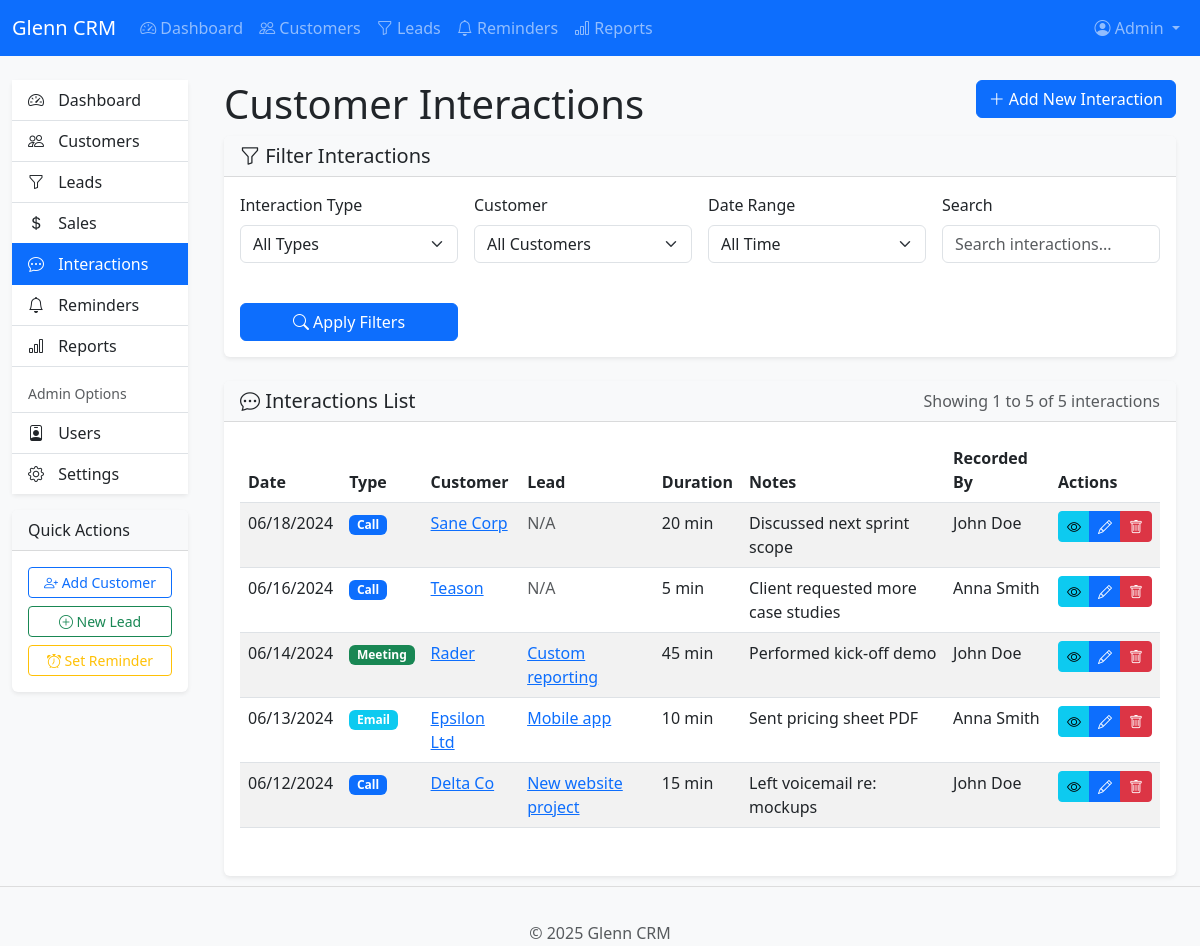
/glenncrm/index.php?page=interactions (signed in), run on the app's committed database.
### tables this page shows
CREATE TABLE `settings` (
  `setting_id` int(11) NOT NULL,
  `setting_name` varchar(50) NOT NULL,
  `setting_value` text DEFAULT NULL,
  `setting_description` text DEFAULT NULL,
  `is_public` tinyint(1) DEFAULT 0,
  `updated_at` timestamp NOT NULL DEFAULT current_timestamp() ON UPDATE current_timestamp()
);

CREATE TABLE `interactions` (
  `interaction_id` int(11) NOT NULL,
  `lead_id` int(11) DEFAULT NULL,
  `customer_id` int(11) DEFAULT NULL,
  `user_id` int(11) NOT NULL,
  `interaction_type` enum('call','email','meeting','other') DEFAULT NULL,
  `interaction_date` datetime NOT NULL,
  `duration` int(11) DEFAULT NULL COMMENT 'Duration in minutes',
  `notes` text DEFAULT NULL,
  `created_at` timestamp NOT NULL DEFAULT current_timestamp()
);

CREATE TABLE `customers` (
  `customer_id` int(11) NOT NULL,
  `name` varchar(100) NOT NULL,
  `email` varchar(100) DEFAULT NULL,
  `phone` varchar(20) DEFAULT NULL,
  `address` text DEFAULT NULL,
  `notes` text DEFAULT NULL,
  `status` enum('active','inactive','prospect') DEFAULT 'active',
  `assigned_to` int(11) DEFAULT NULL,
  `created_at` timestamp NOT NULL DEFAULT current_timestamp(),
  `updated_at` timestamp NULL DEFAULT NULL ON UPDATE current_timestamp()
);

CREATE TABLE `users` (
  `user_id` int(11) NOT NULL,
  `username` varchar(50) NOT NULL,
  `password_hash` varchar(255) NOT NULL,
  `email` varchar(100) NOT NULL,
  `first_name` varchar(50) NOT NULL,
  `last_name` varchar(50) NOT NULL,
  `role` enum('admin','user') DEFAULT 'user',
  `last_login` timestamp NULL DEFAULT NULL,
  `created_at` timestamp NOT NULL DEFAULT current_timestamp()
);

CREATE TABLE `leads` (
  `lead_id` int(11) NOT NULL,
  `customer_id` int(11) DEFAULT NULL,
  `title` varchar(100) NOT NULL,
  `description` text DEFAULT NULL,
  `status` enum('new','contacted','qualified','proposal','negotiation','closed_won','closed_lost') DEFAULT 'new',
  `source` varchar(100) DEFAULT NULL,
  `value` decimal(10,2) DEFAULT 0.00,
  `expected_close_date` date DEFAULT NULL,
  `priority` enum('low','medium','high') DEFAULT 'medium',
  `assigned_to` int(11) DEFAULT NULL,
  `created_at` timestamp NOT NULL DEFAULT current_timestamp(),
  `updated_at` timestamp NULL DEFAULT NULL ON UPDATE current_timestamp()
);

### glenncrm/pages/interactions.php (the view, shortened to what the rows shown need)
<?php
$action = isset($_GET['action']) ? sanitize_input($_GET['action']) : 'list';
$current_page = isset($_GET['p']) ? intval($_GET['p']) : 1;
$items_per_page = intval(get_setting('items_per_page', 10));
$offset = ($current_page - 1) * $items_per_page;
switch ($action) {
    default:
        $conditions = [];
        $params = [];
        $param_types = '';
        $where_clause = !empty($conditions) ? " WHERE " . implode(" AND ", $conditions) : "";
        $query = "SELECT i.*, c.name as customer_name, l.title as lead_title, u.first_name, u.last_name
                 FROM interactions i
                 LEFT JOIN customers c ON i.customer_id = c.customer_id
                 LEFT JOIN leads l ON i.lead_id = l.lead_id
                 LEFT JOIN users u ON i.user_id = u.user_id"
                 . $where_clause .
                 " ORDER BY i.interaction_date DESC LIMIT ?, ?";
        $stmt = $conn->prepare($query);
        $param_types .= 'ii';
        $params[] = $offset;
        $params[] = $items_per_page;
        $stmt->bind_param($param_types, ...$params);
        $stmt->execute();
        $interactions = $stmt->get_result();
?>
<div class="content-header">
    <div class="container-fluid">
        <div class="row mb-2">
            <div class="col-sm-6">
                <h1 class="m-0">Customer Interactions</h1>
            </div>
        </div>
    </div>
</div>
<section class="content">
    <div class="container-fluid">
        <div class="card">
            <div class="card-body">
                <div class="table-responsive">
                    <table class="table table-striped table-hover">
                        <thead>
                            <tr>
                                <th>Date</th>
                                <th>Type</th>
                                <th>Customer</th>
                                <th>Lead</th>
                                <th>Duration</th>
                                <th>Notes</th>
                                <th>Recorded By</th>
                                <th>Actions</th>
                            </tr>
                        </thead>
                        <tbody>
                            <?php if ($interactions->num_rows > 0): ?>
                                <?php while ($interaction = $interactions->fetch_assoc()): ?>
                                    <tr>
                                        <td><?php echo format_date($interaction['interaction_date']); ?></td>
                                        <td>
                                            <span class="badge bg-<?php
                                                echo $interaction['interaction_type'] == 'call' ? 'primary' :
                                                ($interaction['interaction_type'] == 'email' ? 'info' :
                                                ($interaction['interaction_type'] == 'meeting' ? 'success' : 'secondary'));
                                            ?>">
                                                <?php echo ucfirst($interaction['interaction_type']); ?>
                                            </span>
                                        </td>
                                        <td>
                                            <?php if ($interaction['customer_id']): ?>
                                                <a href="<?php echo BASE_URL; ?>/index.php?page=customers&action=view&id=<?php echo $interaction['customer_id']; ?>">
                                                    <?php echo $interaction['customer_name']; ?>
                                                </a>
                                            <?php else: ?>
                                                <span class="text-muted">N/A</span>
                                            <?php endif; ?>
                                        </td>
                                        <td>
                                            <?php if ($interaction['lead_id']): ?>
                                                <a href="<?php echo BASE_URL; ?>/index.php?page=leads&action=view&id=<?php echo $interaction['lead_id']; ?>">
                                                    <?php echo $interaction['lead_title']; ?>
                                                </a>
                                            <?php else: ?>
                                                <span class="text-muted">N/A</span>
                                            <?php endif; ?>
                                        </td>
                                        <td>
                                            <?php if ($interaction['duration']): ?>
                                                <?php echo $interaction['duration']; ?> min
                                            <?php else: ?>
                                                <span class="text-muted">-</span>
                                            <?php endif; ?>
                                        </td>
                                        <td>
                                            <?php
                                                $notes = $interaction['notes'];
                                                echo strlen($notes) > 50 ? substr($notes, 0, 50) . '...' : $notes;
                                            ?>
                                        </td>
                                        <td>
                                            <?php echo $interaction['first_name'] . ' ' . $interaction['last_name']; ?>
                                        </td>
                                        <td>
                                            <div class="btn-group btn-group-sm">
                                                <a href="<?php echo BASE_URL; ?>/index.php?page=interactions&action=view&id=<?php echo $interaction['interaction_id']; ?>" class="btn btn-info" title="View">
                                                    <i class="bi bi-eye"></i>
                                                </a>
                                                <a href="<?php echo BASE_URL; ?>/index.php?page=interactions&action=edit&id=<?php echo $interaction['interaction_id']; ?>" class="btn btn-primary" title="Edit">
                                                    <i class="bi bi-pencil"></i>
                                                </a>
                                                <?php if (is_admin()): ?>
                                                    <a href="<?php echo BASE_URL; ?>/index.php?page=interactions&action=delete&id=<?php echo $interaction['interaction_id']; ?>" class="btn btn-danger confirm-delete" title="Delete">
                                                        <i class="bi bi-trash"></i>
                                                    </a>
                                                <?php endif; ?>
                                            </div>
                                        </td>
                                    </tr>
                                <?php endwhile; ?>
                            <?php else: ?>
                                <tr>
                                    <td colspan="8" class="text-center">No interactions found</td>
                                </tr>
                            <?php endif; ?>
                        </tbody>
                    </table>
                </div>
            </div>
        </div>
    </div>
</section>
<?php
    break;
}
?>

### glenncrm/includes/navigation.php (shortened to what the rows shown need)
<nav class="navbar navbar-expand-lg navbar-dark bg-primary">
    <div class="container-fluid">
        <a class="navbar-brand" href="<?php echo BASE_URL; ?>/index.php">
            <?php echo get_setting('company_name', 'Glenn CRM'); ?>
        </a>
        <div class="collapse navbar-collapse" id="navbarMain">
            <ul class="navbar-nav me-auto">
                <li class="nav-item">
                    <a class="nav-link <?php echo $page == 'dashboard' ? 'active' : ''; ?>" href="<?php echo BASE_URL; ?>/index.php">
                        <i class="bi bi-speedometer2"></i> Dashboard
                    </a>
                </li>
                <li class="nav-item">
                    <a class="nav-link <?php echo $page == 'customers' ? 'active' : ''; ?>" href="<?php echo BASE_URL; ?>/index.php?page=customers">
                        <i class="bi bi-people"></i> Customers
                    </a>
                </li>
                <li class="nav-item">
                    <a class="nav-link <?php echo $page == 'leads' ? 'active' : ''; ?>" href="<?php echo BASE_URL; ?>/index.php?page=leads">
                        <i class="bi bi-funnel"></i> Leads
                    </a>
                </li>
                <li class="nav-item">
                    <a class="nav-link <?php echo $page == 'reminders' ? 'active' : ''; ?>" href="<?php echo BASE_URL; ?>/index.php?page=reminders">
                        <i class="bi bi-bell"></i> Reminders
                    </a>
                </li>
                <li class="nav-item">
                    <a class="nav-link <?php echo $page == 'reports' ? 'active' : ''; ?>" href="<?php echo BASE_URL; ?>/index.php?page=reports">
                        <i class="bi bi-bar-chart"></i> Reports
                    </a>
                </li>
            </ul>
            <ul class="navbar-nav">
                <li class="nav-item dropdown">
                    <a class="nav-link dropdown-toggle" href="#" id="navbarDropdown" role="button" data-bs-toggle="dropdown">
                        <i class="bi bi-person-circle"></i>
                        <?php echo $_SESSION['first_name']; ?>
                    </a>
                </li>
            </ul>
        </div>
    </div>
</nav>

### glenncrm/includes/footer.php
<footer class="footer mt-auto py-3 bg-light">
    <div class="container text-center">
        <span class="text-muted">
            &copy; <?php echo date('Y'); ?> <?php echo get_setting('company_name', 'Glenn CRM'); ?>
        </span>
    </div>
</footer>
</body></html>

### data on the page
settings: setting_value "Glenn CRM"
interactions: interaction_date "06/18/2024", interaction_type "Call", customer.name "Sane Corp", shows "N/A", duration "20", notes "Discussed next sprint scope", user.first_name "John", user.last_name "Doe"
interactions: interaction_date "06/16/2024", interaction_type "Call", customer.name "Teason", shows "N/A", duration "5", notes "Client requested more case studies", user.first_name "Anna", user.last_name "Smith"
interactions: interaction_date "06/14/2024", interaction_type "Meeting", customer.name "Rader", lead.title "Custom reporting", duration "45", notes "Performed kick-off demo", user.first_name "John", user.last_name "Doe"
interactions: interaction_date "06/13/2024", interaction_type "Email", customer.name "Epsilon Ltd", lead.title "Mobile app", duration "10", notes "Sent pricing sheet PDF", user.first_name "Anna", user.last_name "Smith"
interactions: interaction_date "06/12/2024", interaction_type "Call", customer.name "Delta Co", lead.title "New website project", duration "15", notes "Left voicemail re: mockups", user.first_name "John", user.last_name "Doe"

### other printed values
$_SESSION['first_name'] "Admin"
min(($current_page - 1) * $items_per_page + 1, $total_items) "1"
min($current_page * $items_per_page, $total_items) "5"
$total_items "5"
form field type "All Types"
form field customer_id "All Customers"
form field date_range "All Time"
